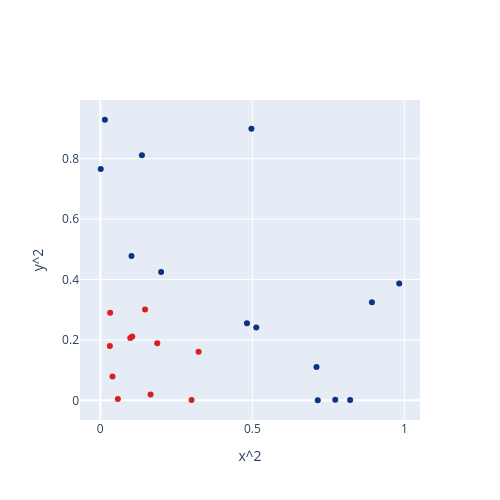

The notebook cell saved with this chart:
### Markdown cell above
Its best is not good!  That's a bad decision boundary!  But, given the constraint that the decision boundary has to be a line, it really doesn't have a choice.  The assignment you gave it was impossible.  So, it seems that linear models are a waste of time that don't work on real data.

Of course, if that were the case, we wouldn't have asked you to spend a semester on linear models. 

A very, very, very important idea is that in linear models, you are limited to linear combinations of features, but you can use literally any features you want! This basic idea makes linear models very powerful. For example, for this data, suppose rather than using the features $[x, y, 1]$, we instead used the features $[x^2, y^2, 1]$? That is, suppose we had a dot at $[−1, .5]$. Well, rather than having its row in the matrix represented with those two numbers, I’ll instead use $[ −1^2, .5^2]$, or $[1, 0.25]$. If I do this for all points in this set, and plot it on this new $x^2, y^2$ axes, this is what I get:

### Code cell
n=X.shape[0]
newX=np.ones((n,2))
newX[:,0]=X[:,0]*X[:,0]
newX[:,1]=X[:,1]*X[:,1]
fig=go.Figure(data=go.Scatter(x=newX[:,0],y=newX[:,1],mode='markers',
                              marker=dict(color=y,colorscale='Portland')))
fig.update_layout(height=500,width=500,xaxis_title='x^2',yaxis_title='y^2')
fig.show()

### Figure 1 — Plotly figure (JSON) as saved in the notebook; plotly's stock layout.template omitted (floating-point values rounded to 4 significant figures)
{"data": [{"marker": {"color": [0.0, 1.0, 0.0, 1.0, 0.0, 1.0, 0.0, 0.0, 1.0, 0.0, 1.0, 0.0, 1.0, 0.0, 0.0, 0.0, 1.0, 1.0, 0.0, 1.0, 0.0, 1.0, 0.0, 0.0, 1.0], "colorscale": [[0, "rgb(12,51,131)"], [0.25, "rgb(10,136,186)"], [0.5, "rgb(242,211,56)"], [0.75, "rgb(242,143,56)"], [1, "rgb(217,30,30)"]]}, "mode": "markers", "type": "scatter", "x": [0.5129, 0.3232, 0.4823, 0.1872, 0.1026, 0.105, 0.1999, 0.001473, 0.04, 0.9831, 0.09845, 0.4969, 0.03139, 0.1368, 0.8214, 0.7109, 0.1473, 0.05778, 0.0151, 0.03234, 0.7152, 0.1653, 0.8932, 0.7727, 0.3001], "y": [0.2407, 0.1611, 0.2549, 0.1888, 0.4774, 0.2109, 0.4248, 0.7658, 0.07864, 0.3867, 0.2065, 0.8992, 0.1797, 0.8109, 0.001549, 0.1103, 0.3011, 0.004223, 0.9286, 0.2898, 0.0003649, 0.01952, 0.325, 0.001852, 0.0009221]}], "layout": {"height": 500, "width": 500, "xaxis": {"title": {"text": "x^2"}}, "yaxis": {"title": {"text": "y^2"}}}}
